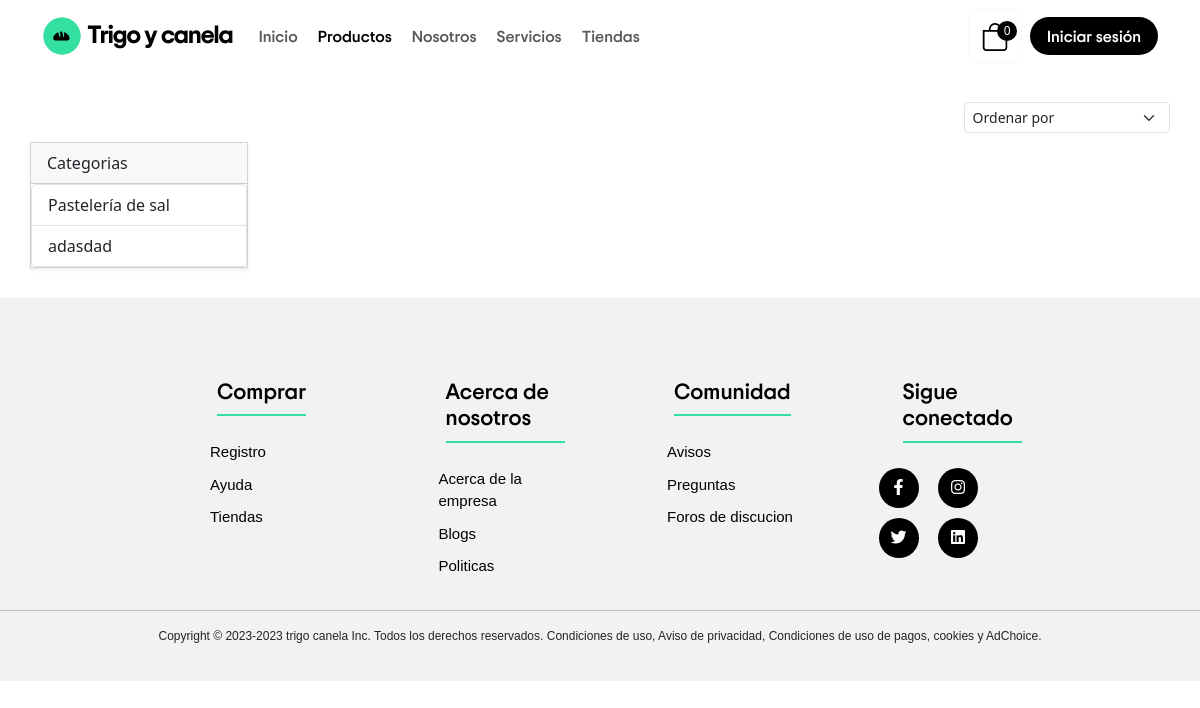
Page /productos.php?cat=4 on the earlier database version.
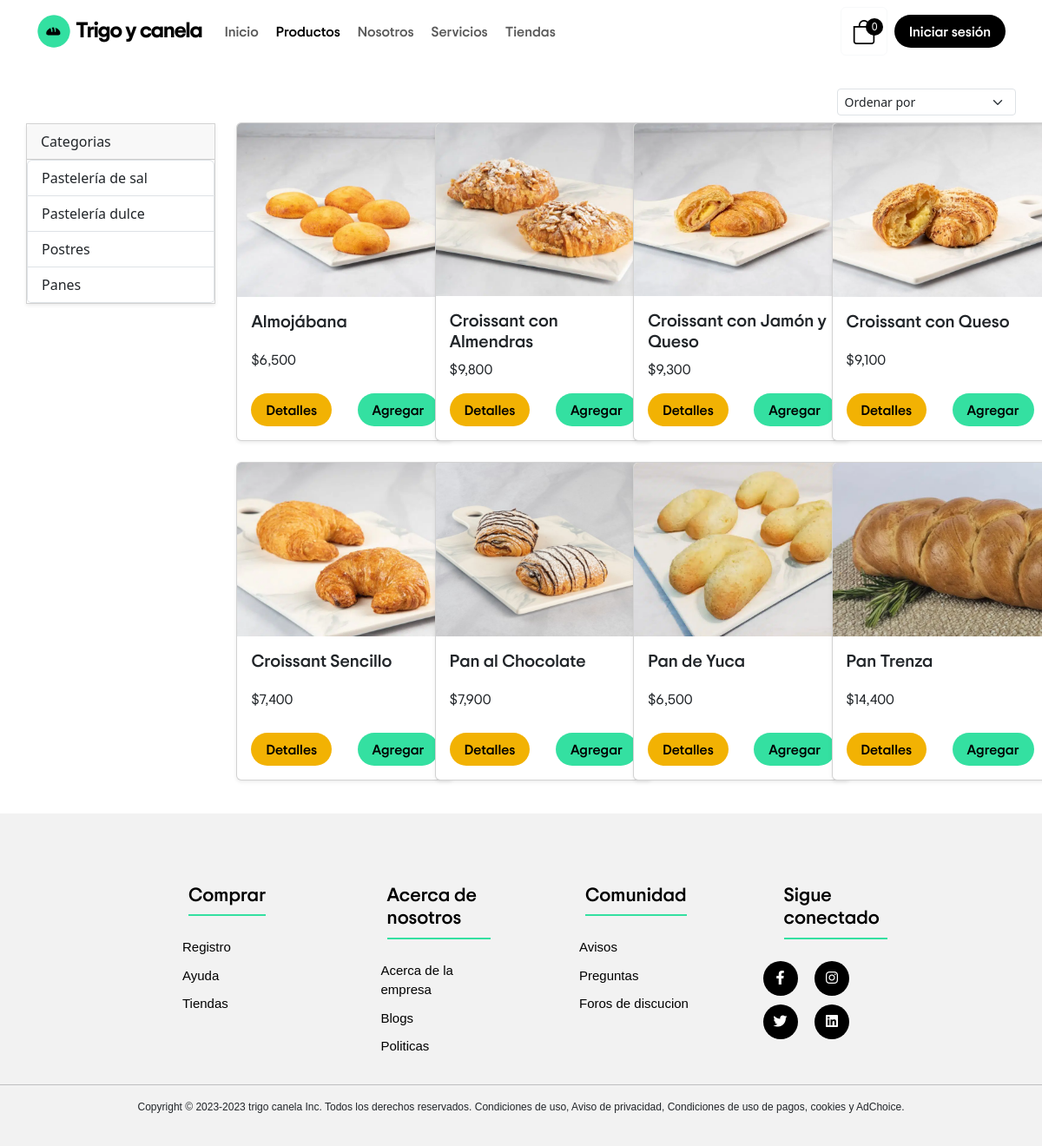
Same page on the later database version.
### tables this page shows
CREATE TABLE `categorias` (
  `id` int NOT NULL,
  `nombre` varchar(200) NOT NULL,
  `activo` int NOT NULL DEFAULT '1'
);

CREATE TABLE `productos` (
  `id` int NOT NULL,
  `nombre` varchar(200) DEFAULT NULL,
  `descripcion` text NOT NULL,
  `imagen` varchar(255) NOT NULL,
  `precio` int NOT NULL,
  `descuento` tinyint NOT NULL DEFAULT '0',
  `stock` int NOT NULL DEFAULT '0',
  `id_categoria` int NOT NULL,
  `activo` int NOT NULL DEFAULT '1'
);

### productos.php (the view, shortened to what the changed rows need)
<?php
require_once 'config/config.php';
$db = new Database();
$con = $db->conectar();
$idCategoria = $_GET['cat'] ?? '';
$orden = $_GET['orden'] ?? '';
$orders = [
  'asc' => 'nombre ASC',
  'desc' => 'nombre DESC',
  'precio_alto' => 'precio DESC',
  'precio_bajo' => 'precio ASC',
];
$order = $orders[$orden] ?? '';
if(!empty($idCategoria)){
  $sql = $con->prepare("SELECT id, nombre, imagen, precio FROM productos WHERE activo=1 AND id_categoria = ? $order");
  $sql->execute([$idCategoria]);
}else{
  $sql = $con->prepare("SELECT id, nombre, imagen, precio FROM productos WHERE activo=1 $order");
  $sql->execute();
}
$resultado = $sql->fetchAll(PDO::FETCH_ASSOC);
$sqlCategorias = $con->prepare("SELECT id, nombre FROM categorias WHERE activo=1");
$sqlCategorias->execute();
$categorias = $sqlCategorias->fetchAll(PDO::FETCH_ASSOC);
?>
<!DOCTYPE html>
<html lang="es">
<head>
    <link href="https://cdn.jsdelivr.net/npm/bootstrap@5.3.3/dist/css/bootstrap.min.css" rel="stylesheet">
    <link rel="stylesheet" href="css/header.css">
    <link rel="stylesheet" href="css/estilos.footer.css">
    <link rel="stylesheet" href="https://cdn.jsdelivr.net/npm/bootstrap-icons@1.11.3/font/bootstrap-icons.min.css">
    <link href="https://cdnjs.cloudflare.com/ajax/libs/font-awesome/6.0.0-beta3/css/all.min.css" rel="stylesheet">
    <link rel="stylesheet" href="https://cdnjs.cloudflare.com/ajax/libs/toastr.js/latest/toastr.min.css" />
    <link rel="stylesheet" href="css/productos.css">
</head>
<body>
<main>
    <div class="container">
      <div class="row">
        <div class="col-2-5 margin-del-filtro">
          <div class="card shadow-sm"  style="border-radius: 0;">
            <div class="list-group">
              <?php foreach($categorias as $categoria) {?>
                <a href="productos.php?cat=<?php echo $categoria['id'];?>" class="list-group-item list-group-item-action">
                  <?php echo $categoria['nombre'];?>
                </a>
              <?php } ?>
            </div>
          </div>
        </div>
        <div class="col-9-5">
        <div class="col-9-5">
          <div class="row row-cols-1 row-cols-sm-2 row-cols-md-4 g-3" id="productos_a_mostrar">
            <?php foreach($resultado as $row) {?>
            <div class="col mb-2 clase-especial">
              <div class="card shadow-sm " id="card-productos">
                <img src="Img/productos/<?php echo $row['imagen']?>" class="card-img-top img-fluid" id="card-img-top-productos" alt="Imagen responsiva">
                <div class="card-body" id="card-body-productos">
                  <h5 class="card-title "><?php echo $row['nombre']?> </h5>
                  <p class="card-text">$<?php echo number_format($row['precio'], 0, '.',',');?></p>
                  <div class="d-flex justify-content-between align-items-center">
                    <div class="btn-group">
                    <a href="detalles.php?id=<?php echo $row['id']; ?>&token=<?php echo
                    hash_hmac('sha1',$row['id'],KEY_TOKEN); ?>" class="btn rounded-pill detalles">Detalles</a>
                    </div>
                    <button class="btn rounded-pill agregar" id="agregarCarrito" type="button" onclick="addProducto(<?php
                        echo $row['id']; ?>, '<?php echo hash_hmac('sha1',$row['id'],KEY_TOKEN); ?>')">Agregar</button>
                  </div>
                </div>
              </div>
            </div>
            <?php } ?>
          </div>
        </div>
      </div>
    </div>
</main>
<?php
include("footer.php");
?>
</body>
</html>

Differences in the rows shown:
removed categorias: nombre "adasdad"
now on this page (row edited): categorias: nombre "Pastelería dulce"
now on this page (row edited): categorias: nombre "Postres"
now on this page (row edited): categorias: nombre "Panes"
added productos: imagen (picture), nombre "Almojábana", precio "6,500"
added productos: imagen (picture), nombre "Croissant con Almendras", precio "9,800"
added productos: imagen (picture), nombre "Croissant con Jamón y Queso", precio "9,300"
added productos: imagen (picture), nombre "Croissant con Queso", precio "9,100"
added productos: imagen (picture), nombre "Croissant Sencillo", precio "7,400"
added productos: imagen (picture), nombre "Pan al Chocolate", precio "7,900"
added productos: imagen (picture), nombre "Pan de Yuca", precio "6,500"
added productos: imagen (picture), nombre "Pan Trenza", precio "14,400"
